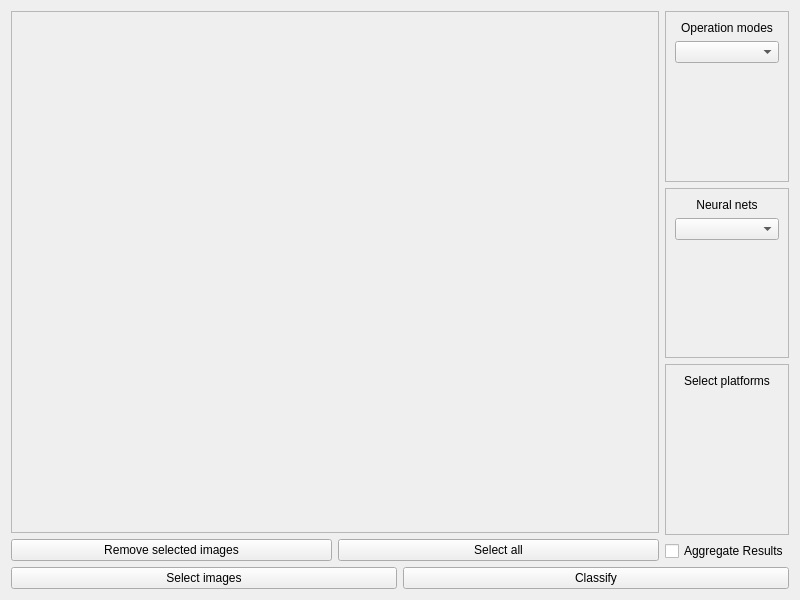
<?xml version="1.0" encoding="UTF-8"?>
<ui version="4.0">
 <class>StartWidget</class>
 <widget class="QWidget" name="StartWidget">
  <property name="geometry">
   <rect>
    <x>0</x>
    <y>0</y>
    <width>800</width>
    <height>600</height>
   </rect>
  </property>
  <property name="sizePolicy">
   <sizepolicy hsizetype="Fixed" vsizetype="Fixed">
    <horstretch>0</horstretch>
    <verstretch>0</verstretch>
   </sizepolicy>
  </property>
  <property name="windowTitle">
   <string>Form</string>
  </property>
  <layout class="QGridLayout" name="gridLayout">
   <item row="0" column="0">
    <layout class="QGridLayout" name="startWidgetMainGridLayout" rowstretch="1,0" columnstretch="3,0">
     <property name="sizeConstraint">
      <enum>QLayout::SetNoConstraint</enum>
     </property>
     <item row="1" column="0" colspan="2">
      <layout class="QHBoxLayout" name="buttonsLayout" stretch="0,0">
       <item>
        <widget class="QPushButton" name="selectInputImagesQPushButton">
         <property name="text">
          <string>Select images</string>
         </property>
        </widget>
       </item>
       <item>
        <widget class="QPushButton" name="classificationQPushButton">
         <property name="text">
          <string>Classify</string>
         </property>
        </widget>
       </item>
      </layout>
     </item>
     <item row="0" column="0">
      <layout class="QVBoxLayout" name="userImagesLayout" stretch="0,0">
       <property name="sizeConstraint">
        <enum>QLayout::SetDefaultConstraint</enum>
       </property>
       <item>
        <widget class="QScrollArea" name="userImagesQScollArea">
         <property name="widgetResizable">
          <bool>true</bool>
         </property>
         <widget class="QWidget" name="userImagesQWidgetContainer">
          <property name="geometry">
           <rect>
            <x>0</x>
            <y>0</y>
            <width>612</width>
            <height>506</height>
           </rect>
          </property>
          <widget class="QWidget" name="verticalLayoutWidget">
           <property name="geometry">
            <rect>
             <x>-1</x>
             <y>-1</y>
             <width>241</width>
             <height>91</height>
            </rect>
           </property>
           <layout class="QVBoxLayout" name="inputImagesQVBoxLayout">
            <property name="sizeConstraint">
             <enum>QLayout::SetDefaultConstraint</enum>
            </property>
           </layout>
          </widget>
         </widget>
        </widget>
       </item>
       <item>
        <layout class="QHBoxLayout" name="horizontalLayout" stretch="0,0">
         <item>
          <widget class="QPushButton" name="confirmDeletionQPushButton">
           <property name="sizePolicy">
            <sizepolicy hsizetype="Preferred" vsizetype="Fixed">
             <horstretch>0</horstretch>
             <verstretch>0</verstretch>
            </sizepolicy>
           </property>
           <property name="text">
            <string>Remove selected images</string>
           </property>
          </widget>
         </item>
         <item>
          <widget class="QPushButton" name="abortDeletionQPushButton">
           <property name="sizePolicy">
            <sizepolicy hsizetype="Preferred" vsizetype="Fixed">
             <horstretch>0</horstretch>
             <verstretch>0</verstretch>
            </sizepolicy>
           </property>
           <property name="text">
            <string>Select all</string>
           </property>
          </widget>
         </item>
        </layout>
       </item>
      </layout>
     </item>
     <item row="0" column="1">
      <layout class="QVBoxLayout" name="optionsLayout" stretch="0,0,0,0">
       <property name="sizeConstraint">
        <enum>QLayout::SetDefaultConstraint</enum>
       </property>
       <item>
        <widget class="QFrame" name="operationModesFrame">
         <property name="frameShape">
          <enum>QFrame::StyledPanel</enum>
         </property>
         <layout class="QVBoxLayout" name="operationModesOptionLayout" stretch="0,0,0">
          <item>
           <widget class="QLabel" name="operationModesTitleQLabel">
            <property name="sizePolicy">
             <sizepolicy hsizetype="Preferred" vsizetype="Preferred">
              <horstretch>0</horstretch>
              <verstretch>0</verstretch>
             </sizepolicy>
            </property>
            <property name="autoFillBackground">
             <bool>false</bool>
            </property>
            <property name="text">
             <string>Operation modes</string>
            </property>
            <property name="alignment">
             <set>Qt::AlignBottom|Qt::AlignHCenter</set>
            </property>
           </widget>
          </item>
          <item>
           <widget class="QComboBox" name="operationModesQComboBox">
            <property name="sizePolicy">
             <sizepolicy hsizetype="Preferred" vsizetype="Fixed">
              <horstretch>0</horstretch>
              <verstretch>0</verstretch>
             </sizepolicy>
            </property>
            <property name="autoFillBackground">
             <bool>false</bool>
            </property>
           </widget>
          </item>
          <item>
           <spacer name="verticalSpacer">
            <property name="orientation">
             <enum>Qt::Vertical</enum>
            </property>
            <property name="sizeHint" stdset="0">
             <size>
              <width>20</width>
              <height>40</height>
             </size>
            </property>
           </spacer>
          </item>
         </layout>
        </widget>
       </item>
       <item>
        <widget class="QFrame" name="neuralNetsFrame">
         <property name="frameShape">
          <enum>QFrame::StyledPanel</enum>
         </property>
         <layout class="QVBoxLayout" name="neuralNetsOptionLayout">
          <item>
           <widget class="QLabel" name="neuralNetsTitleQLabel">
            <property name="sizePolicy">
             <sizepolicy hsizetype="Preferred" vsizetype="Preferred">
              <horstretch>0</horstretch>
              <verstretch>0</verstretch>
             </sizepolicy>
            </property>
            <property name="text">
             <string>Neural nets</string>
            </property>
            <property name="alignment">
             <set>Qt::AlignBottom|Qt::AlignHCenter</set>
            </property>
           </widget>
          </item>
          <item>
           <widget class="QComboBox" name="neuralNetsQComboBox"/>
          </item>
          <item>
           <spacer name="verticalSpacer_2">
            <property name="orientation">
             <enum>Qt::Vertical</enum>
            </property>
            <property name="sizeHint" stdset="0">
             <size>
              <width>20</width>
              <height>40</height>
             </size>
            </property>
           </spacer>
          </item>
         </layout>
        </widget>
       </item>
       <item>
        <widget class="QFrame" name="platformsFrame">
         <property name="frameShape">
          <enum>QFrame::StyledPanel</enum>
         </property>
         <layout class="QVBoxLayout" name="platformsOptionLayout">
          <property name="spacing">
           <number>6</number>
          </property>
          <item>
           <widget class="QLabel" name="platformsTitleQLabel">
            <property name="enabled">
             <bool>true</bool>
            </property>
            <property name="sizePolicy">
             <sizepolicy hsizetype="Preferred" vsizetype="Fixed">
              <horstretch>0</horstretch>
              <verstretch>0</verstretch>
             </sizepolicy>
            </property>
            <property name="text">
             <string>Select platforms</string>
            </property>
            <property name="alignment">
             <set>Qt::AlignCenter</set>
            </property>
           </widget>
          </item>
          <item>
           <layout class="QVBoxLayout" name="platformsQVBoxLayout"/>
          </item>
          <item>
           <spacer name="verticalSpacer_3">
            <property name="orientation">
             <enum>Qt::Vertical</enum>
            </property>
            <property name="sizeHint" stdset="0">
             <size>
              <width>20</width>
              <height>40</height>
             </size>
            </property>
           </spacer>
          </item>
         </layout>
        </widget>
       </item>
       <item>
        <widget class="QCheckBox" name="aggregateResultsQCheckBox">
         <property name="sizePolicy">
          <sizepolicy hsizetype="Preferred" vsizetype="Preferred">
           <horstretch>0</horstretch>
           <verstretch>0</verstretch>
          </sizepolicy>
         </property>
         <property name="text">
          <string>Aggregate Results</string>
         </property>
        </widget>
       </item>
      </layout>
     </item>
    </layout>
   </item>
  </layout>
 </widget>
 <resources/>
 <connections/>
</ui>
